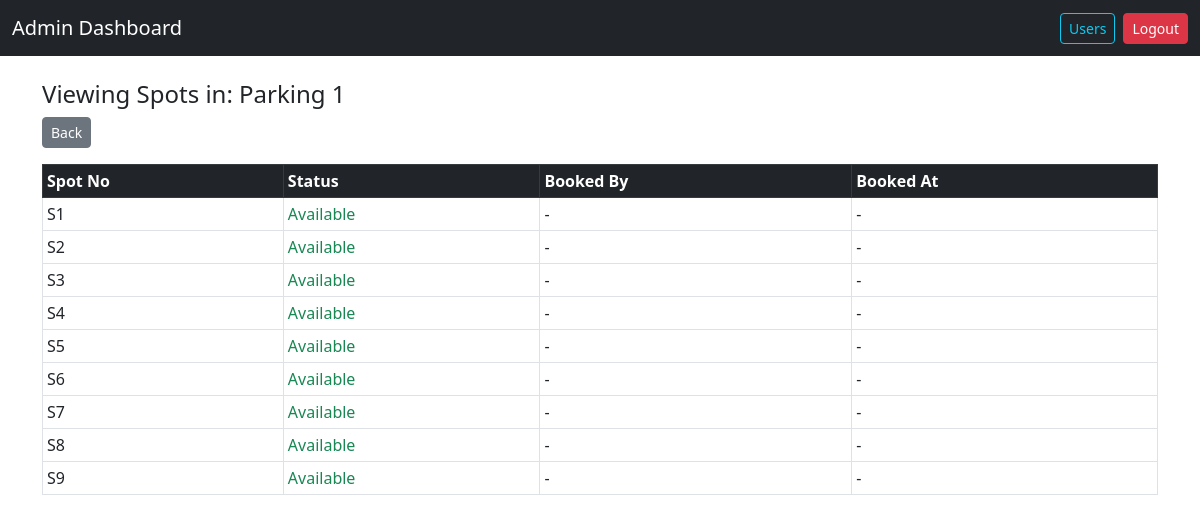
The app's page /admin/view_spots/1 (signed in) with its own data.
### models/models.py (models this page shows)
class ParkingLot(db.Model):
    id = db.Column(db.Integer, primary_key=True)
    name = db.Column(db.String(100), nullable=False)
    location = db.Column(db.String(100), nullable=False)
    address = db.Column(db.String(200), nullable=False)
    pincode = db.Column(db.Integer, nullable=False)
    price = db.Column(db.Float, nullable=False)
    max_spots = db.Column(db.Integer, nullable=False)
    spots = db.relationship('ParkingSpot', backref='lot', lazy=True)

class ParkingSpot(db.Model):
    id = db.Column(db.Integer, primary_key=True)
    spot_number = db.Column(db.String(10), nullable=False)
    is_booked = db.Column(db.Boolean, default=False)
    lot_id = db.Column(db.Integer, db.ForeignKey('parking_lot.id'), nullable=False)
    user_id = db.Column(db.Integer, db.ForeignKey('user.id'), nullable=True)
    booked_by = db.Column(db.String(100), nullable=True)
    booked_at = db.Column(db.String(100), nullable=True)
    released_at = db.Column(db.String(100), nullable=True)
    bookings = db.relationship('BookingHistory', backref='spot_obj', lazy=True)

### controllers/routes.py (the view)
@app.route('/admin/view_spots/<int:lot_id>')
def admin_view_spots(lot_id):
    if session.get('role') != 'admin':
        return redirect('/login')
    lot = ParkingLot.query.get(lot_id)
    spots = ParkingSpot.query.filter_by(lot_id=lot_id).all()
    return render_template('admin_view_spots.html', spots=spots, lot=lot)

### templates/admin_view_spots.html (shortened to what this page needs)
<!DOCTYPE html>
<html lang="en">
<head>
  <link rel="stylesheet" href="https://cdn.jsdelivr.net/npm/bootstrap@5.3.0/dist/css/bootstrap.min.css">
</head>
<body>
  <nav class="navbar navbar-expand-lg navbar-dark bg-dark mb-4">
    <div class="container-fluid justify-content-between">
      <a class="navbar-brand" href="/admin_dashboard"> Admin Dashboard</a>
      <div class="d-flex">
        <a href="/view_users" class="btn btn-outline-info btn-sm me-2"> Users</a>
        <a href="/logout" class="btn btn-danger btn-sm">Logout</a>
      </div>
    </div>
  </nav>
  <div class="container mt-4">
    <h4> Viewing Spots in: {{ lot.name }}</h4>
    <a href="/admin_dashboard" class="btn btn-secondary btn-sm mb-3"> Back</a>
    <table class="table table-bordered table-sm">
      <thead class="table-dark">
        <tr>
          <th>Spot No</th>
          <th>Status</th>
          <th>Booked By</th>
          <th>Booked At</th>
        </tr>
      </thead>
      <tbody>
        {% for spot in spots %}
        <tr>
          <td>{{ spot.spot_number }}</td>
          <td>
            {% if spot.is_booked %}
              <span class="text-danger">Booked</span>
            {% else %}
              <span class="text-success">Available</span>
            {% endif %}
          </td>
          <td>{{ spot.booked_by or '-' }}</td>
          <td>{{ spot.booked_at or '-' }}</td>
        </tr>
        {% endfor %}
      </tbody>
    </table>
  </div>
</body>
</html>

### records on screen
ParkingLot: name "Parking 1"
ParkingSpot: spot_number "S1", is_booked "Available", booked_by "-", booked_at "-"
ParkingSpot: spot_number "S2", is_booked "Available", booked_by "-", booked_at "-"
ParkingSpot: spot_number "S3", is_booked "Available", booked_by "-", booked_at "-"
ParkingSpot: spot_number "S4", is_booked "Available", booked_by "-", booked_at "-"
ParkingSpot: spot_number "S5", is_booked "Available", booked_by "-", booked_at "-"
ParkingSpot: spot_number "S6", is_booked "Available", booked_by "-", booked_at "-"
ParkingSpot: spot_number "S7", is_booked "Available", booked_by "-", booked_at "-"
ParkingSpot: spot_number "S8", is_booked "Available", booked_by "-", booked_at "-"
ParkingSpot: spot_number "S9", is_booked "Available", booked_by "-", booked_at "-"
